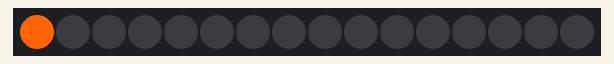
The program below on a simulated CircuitPython board. Shown: 16 RGB LEDs in strip order, left to right.

Above: at 0.01 s.
At 0.77 s:
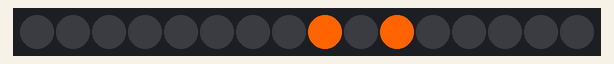
At 1.69 s:
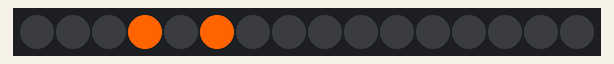
At 3.52 s:
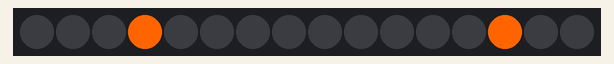
At 5.2 s:
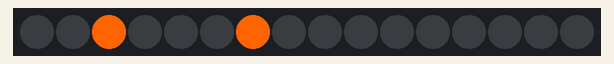
At 7.03 s:
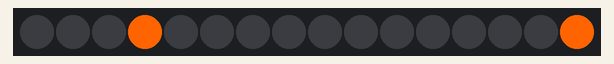

Measured:
- by itself, everything shown: repeats every 6.5 s, in 128 steps

The program:

3.py
```python
import board, neopixel, time

NUM = 16
pixels = neopixel.NeoPixel(board.D18, NUM, auto_write=False)

center = 0

while True:
    for r in range(NUM//2):
        pixels.fill((0,0,0))

        pixels[(center + r) % NUM] = (255,100,0)
        pixels[(center - r) % NUM] = (255,100,0)

        pixels.show()
        time.sleep(0.05)

    center = (center + 1) % NUM
```
